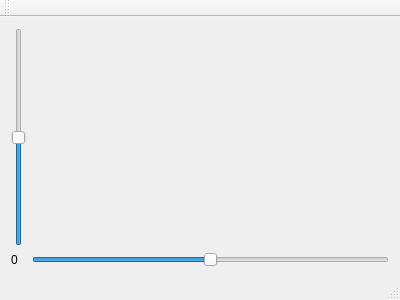
<?xml version="1.0" encoding="UTF-8"?>
<ui version="4.0">
 <class>MainWindow</class>
 <widget class="QMainWindow" name="MainWindow">
  <property name="geometry">
   <rect>
    <x>0</x>
    <y>0</y>
    <width>400</width>
    <height>300</height>
   </rect>
  </property>
  <property name="windowTitle">
   <string>MainWindow</string>
  </property>
  <widget class="QWidget" name="centralWidget">
   <layout class="QGridLayout" name="gridLayout">
    <item row="0" column="1">
     <layout class="QVBoxLayout" name="verticalLayout"/>
    </item>
    <item row="1" column="1">
     <widget class="QSlider" name="horizontalSlider">
      <property name="minimum">
       <number>-100</number>
      </property>
      <property name="maximum">
       <number>100</number>
      </property>
      <property name="orientation">
       <enum>Qt::Horizontal</enum>
      </property>
     </widget>
    </item>
    <item row="0" column="0">
     <widget class="QSlider" name="verticalSlider">
      <property name="minimum">
       <number>-100</number>
      </property>
      <property name="maximum">
       <number>100</number>
      </property>
      <property name="orientation">
       <enum>Qt::Vertical</enum>
      </property>
     </widget>
    </item>
    <item row="1" column="0">
     <widget class="QLabel" name="label">
      <property name="text">
       <string>0</string>
      </property>
     </widget>
    </item>
   </layout>
  </widget>
  <widget class="QMenuBar" name="menuBar">
   <property name="geometry">
    <rect>
     <x>0</x>
     <y>0</y>
     <width>400</width>
     <height>20</height>
    </rect>
   </property>
  </widget>
  <widget class="QToolBar" name="mainToolBar">
   <attribute name="toolBarArea">
    <enum>TopToolBarArea</enum>
   </attribute>
   <attribute name="toolBarBreak">
    <bool>false</bool>
   </attribute>
  </widget>
  <widget class="QStatusBar" name="statusBar"/>
 </widget>
 <layoutdefault spacing="6" margin="11"/>
 <resources/>
 <connections/>
</ui>
